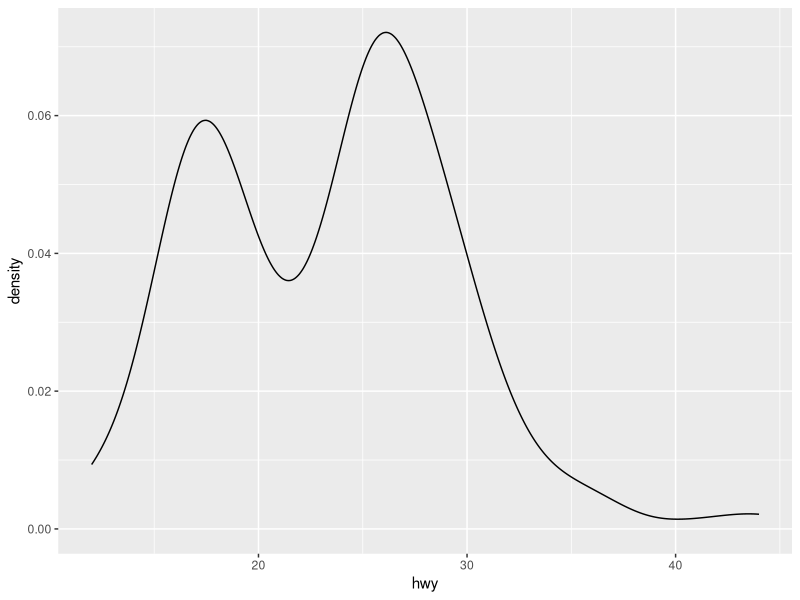
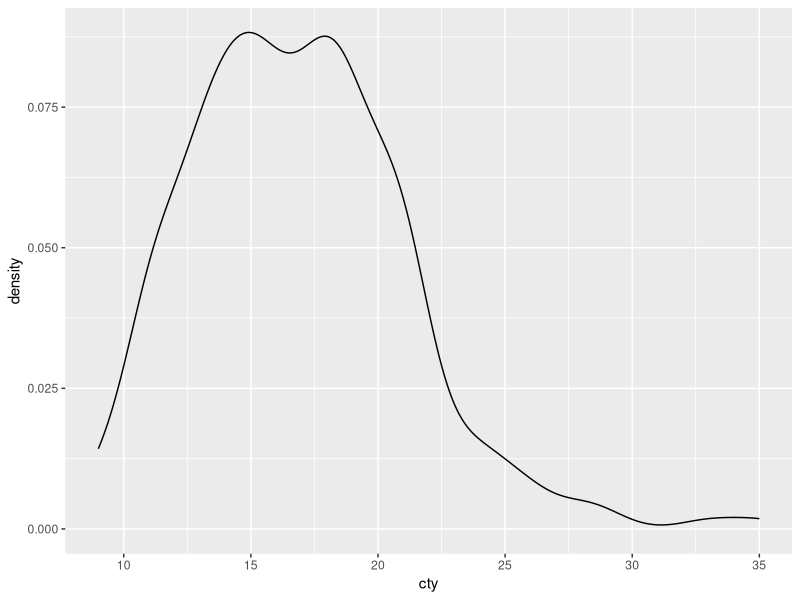
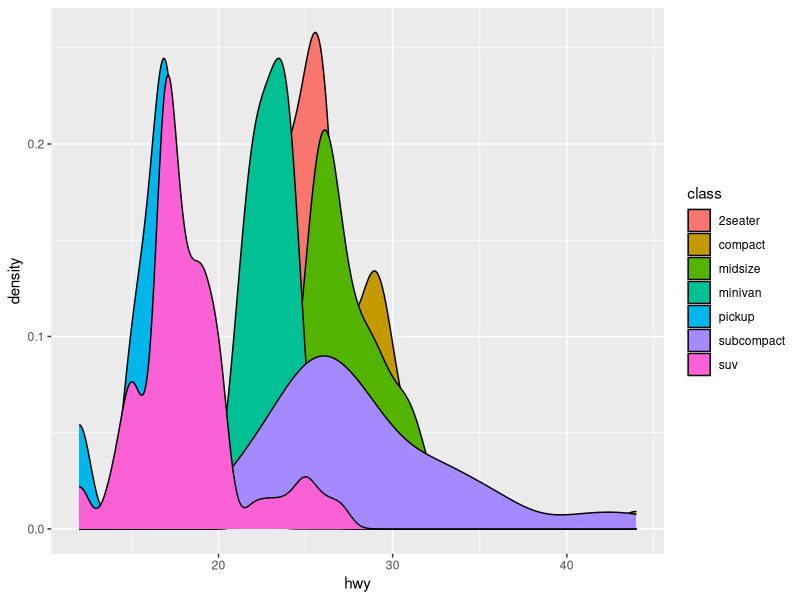
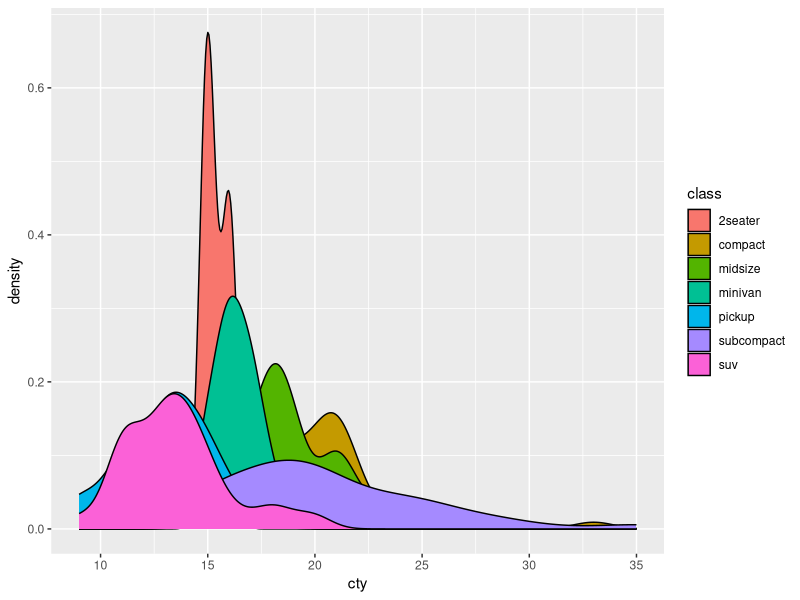
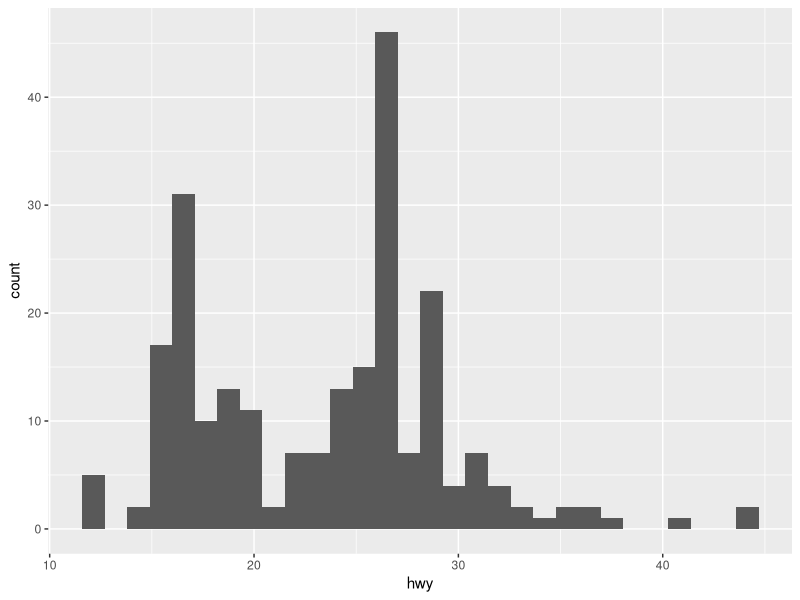
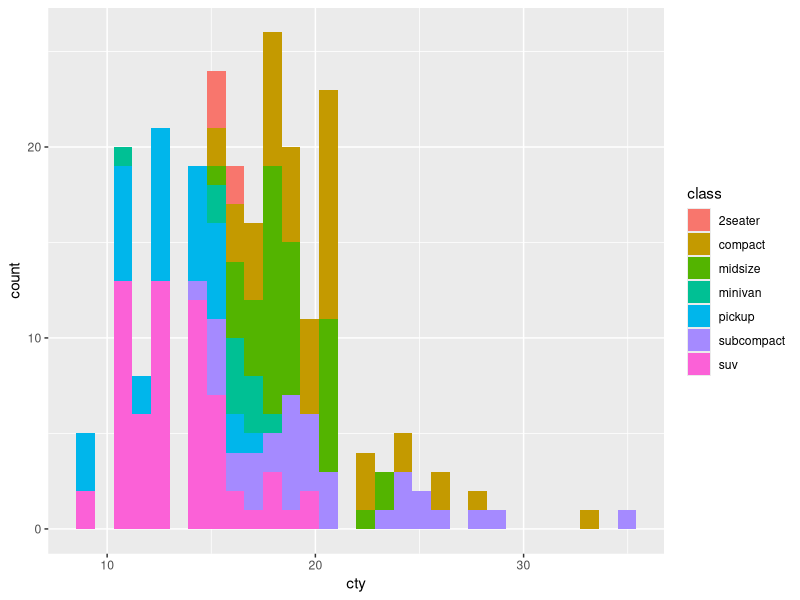

Write R code to recreate these figures, in order.
## ---- chunk 1
knitr::opts_chunk$set(echo = TRUE)
## ---- chunk 2
library(ggplot2)
## ---- chunk 3
ggplot(data = mpg, 
       mapping = aes(x = hwy)) +
  geom_density()
## ---- chunk 4
ggplot(data = mpg, 
       mapping = aes(x = cty)) +
  geom_density()
## ---- chunk 5
ggplot(data = mpg, 
       mapping = aes(x = hwy, fill = class)) +
  geom_density()
## ---- chunk 6
ggplot(data = mpg, 
       mapping = aes(x = cty, fill = class)) +
  geom_density()
## ---- chunk 7
ggplot(data = mpg, 
       mapping = aes(x = hwy)) +
  geom_histogram()
## ---- chunk 8
ggplot(data = mpg, 
       mapping = aes(x = cty)) +
  geom_histogram(aes(fill = class))
